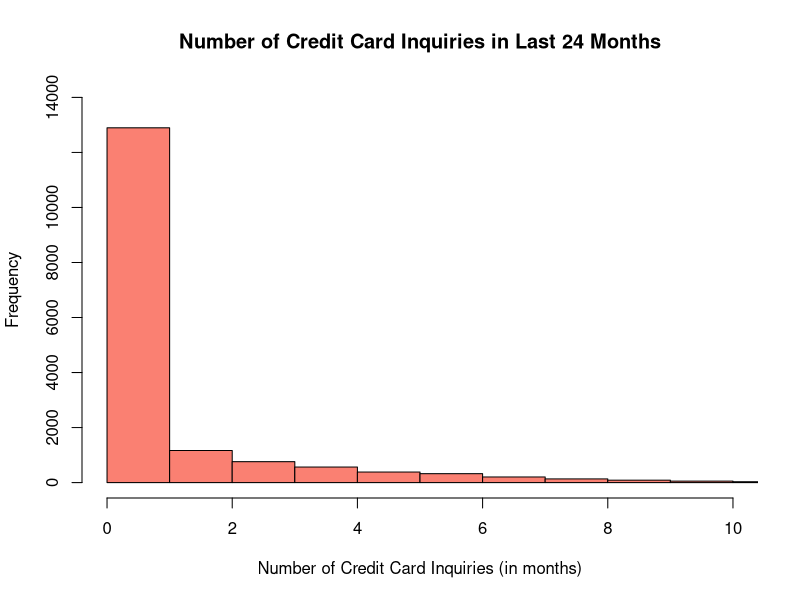
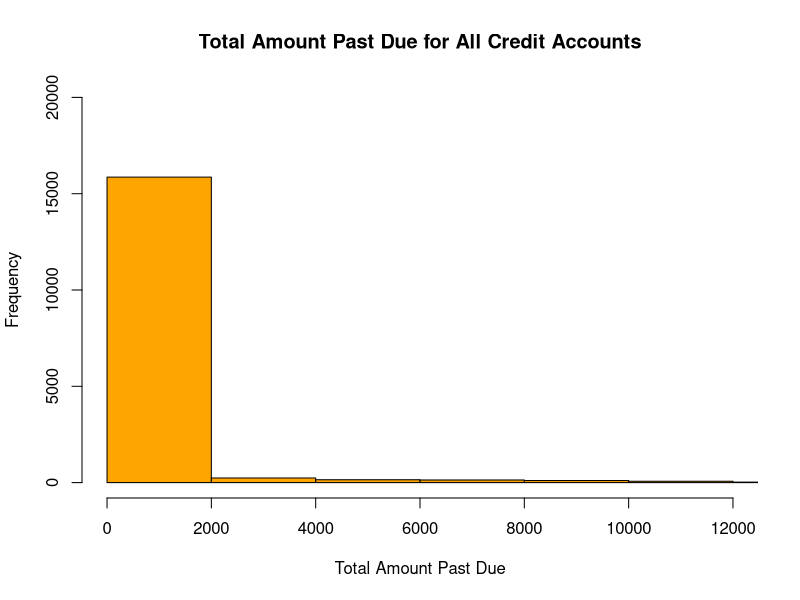
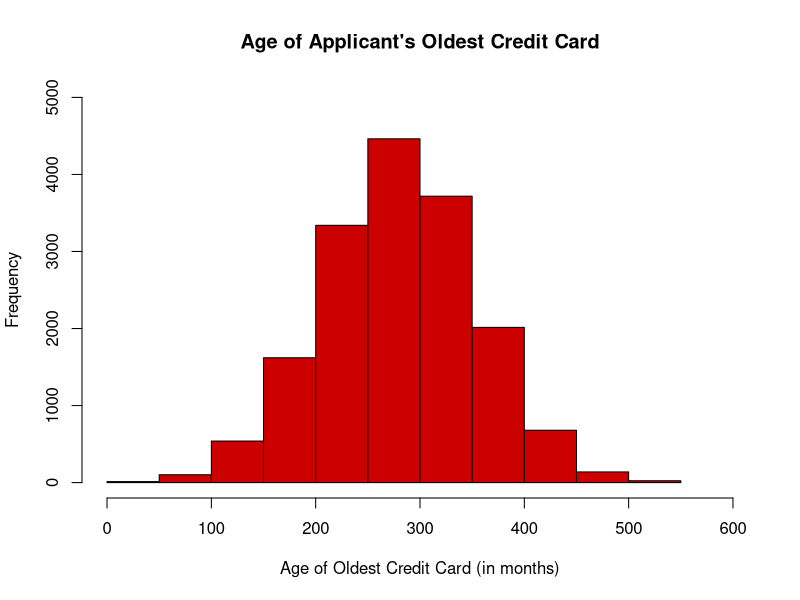
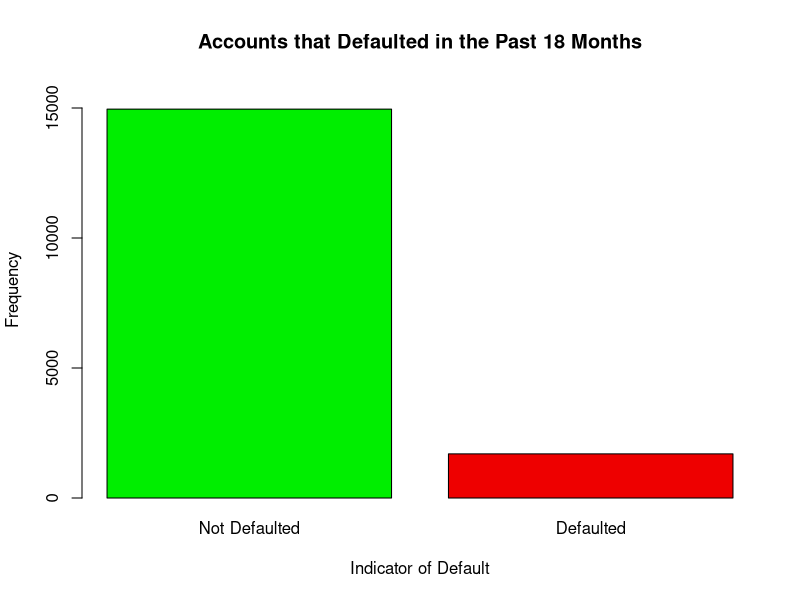
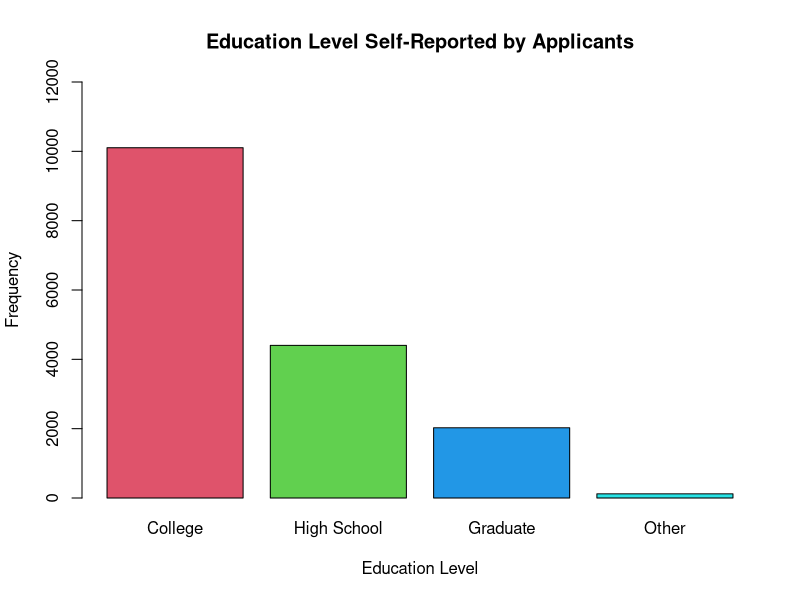

R code for these plots, in order:
## ---- chunk 1
# Custom options for knitting
knitr::opts_chunk$set(
  message = FALSE,
  warning = FALSE,
  error = FALSE, 
  fig.align = "center",
  cache = FALSE
) 
## ---- chunk 2
data <- read.csv("loan_default_data_set.csv")
library(dplyr)
library(ggplot2)
## ---- chunk 3
dim(data)
## ---- chunk 4
# is.na(data) #hidden for knit
sum(is.na(data$pct_card_over_50_uti))/20000
sum(is.na(data$rep_income))/20000
## ---- chunk 5
refined_data <- na.omit(data)
dim(refined_data)
## ---- chunk 6
summary(refined_data)
## ---- chunk 7
hist(refined_data$num_card_inq_24_month, xlab="Number of Credit Card Inquiries (in months)", main="Number of Credit Card Inquiries in Last 24 Months", xlim=c(0,10), ylim=c(0,14000), col="salmon")

hist(refined_data$tot_amount_currently_past_due, xlab="Total Amount Past Due", main="Total Amount Past Due for All Credit Accounts", xlim=c(0,12000), ylim=c(0,20000), col="orange")

hist(refined_data$credit_age, xlab="Age of Oldest Credit Card (in months)", main="Age of Applicant's Oldest Credit Card", xlim=c(0,600), ylim=c(0,5000), col="red3")
## ---- chunk 8
barplot(table(refined_data$Def_ind), names.arg=c("Not Defaulted", "Defaulted"), xlab="Indicator of Default", ylab="Frequency", main="Accounts that Defaulted in the Past 18 Months", ylim=c(0,16000), col=c("green2","red2"))
## ---- chunk 9
barplot(sort(table(refined_data$rep_education), decreasing=TRUE), names.arg=c("College", "High School", "Graduate", "Other"), xlab="Education Level", ylab="Frequency", main="Education Level Self-Reported by Applicants", ylim=c(0,12000), col=c(2,3,4,5))
## ---- chunk 10

## ---- chunk 11

